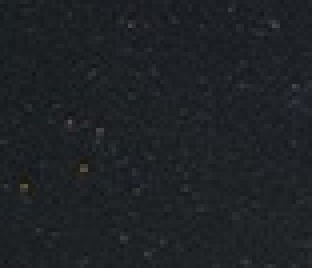
#> input picture 01a target2.png, 78 x 67 px (shown 4 times larger)
$ python '020 Histogram Backprojection.py'
#> lines starting #> are read from the running program, lines starting #| are printed output that depends on the picture; after the words box and inside, x2 and y2 are one past the last pixel; in counts of white or black regions, pixels touching at a corner belong together
# backprojection 反向投影
# 个人理解：通过感兴趣图像A的直方图，在源图像B中寻找和A有相同特征的部分
import cv2
import matplotlib.pyplot as plt


def back_projection_demo():
    sample = cv2.imread('01a target2.png')  # sample 样品，模板，被寻找的特征
#> sample is the input picture: shape (67, 78, 3); mean B, G, R 37.6, 34, 30.5
    # hist2d_demo(sample)
    target = cv2.imread('01a.jpg')  # 源图片，要在原图片中寻找有相同特征的目标
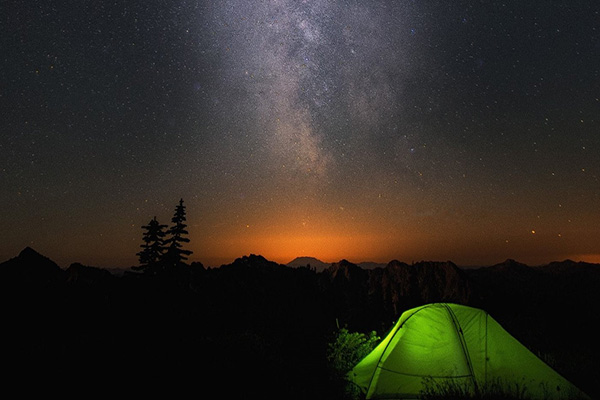
#> input picture 01a.jpg, 600 x 400 px
#> target is the input picture: shape (400, 600, 3); mean B, G, R 35.3, 43, 47.5
    # hist2d_demo(target)
    roi_hsv = cv2.cvtColor(sample, cv2.COLOR_BGR2HSV)
#> roi_hsv: shape (67, 78, 3); mean H, S, V 104.7, 49.7, 37.7
    target_hsv = cv2.cvtColor(target, cv2.COLOR_BGR2HSV)
#> target_hsv: shape (400, 600, 3); mean H, S, V 48.2, 65.2, 52

    # show images
    cv2.imshow("sample", sample)
    cv2.imshow("target", target)

    roiHist = cv2.calcHist([roi_hsv], [0, 1], None, [32, 32], [0, 256, 0, 256])  # 直方图
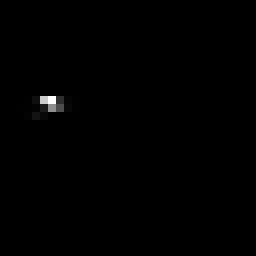
#> roiHist: shape (32, 32) float32 (shown 8 times larger); min 0, max 1581, mean 5.1; drawn with min black and max white
    cv2.normalize(roiHist, roiHist, 0, 255, cv2.NORM_MINMAX)  # 归一化
#> roiHist: shape (32, 32) float32; 6.25% of pixels changed, all inside (x1, y1, x2, y2) = (0, 0, 17, 21)
    dst = cv2.calcBackProject([target_hsv], [0, 1], roiHist, [0, 256, 0, 256], 1)  # 反向投影
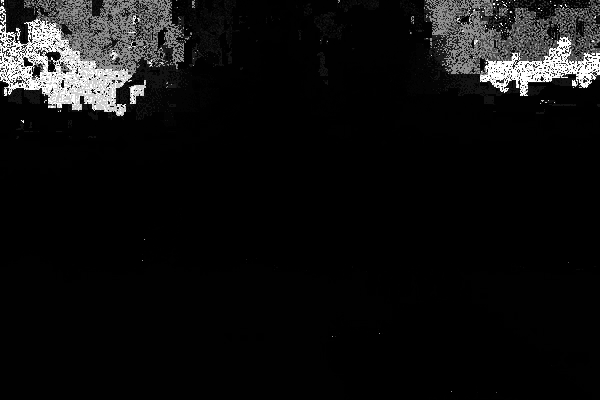
#> dst: shape (400, 600); min 0, max 255, mean 16
    # 源图片(HSV)，通道列表，模板直方图，直方图bin范围，比例因子一般为1
    cv2.imshow("backProjectionDemo", dst)


def hist2d_demo(image):
    hsv = cv2.cvtColor(image, cv2.COLOR_BGR2HSV)
    hist = cv2.calcHist([hsv], [0, 1], None, [32, 32], [0, 180, 0, 256])
    dst = cv2.resize(hist, (400, 400))
    cv2.imshow("image", image)
    cv2.imshow("hist", dst)
    plt.imshow(hist, interpolation='nearest')
    plt.title("2D Histogram")
    plt.show()


back_projection_demo()

cv2.waitKey(0)
cv2.destroyAllWindows()
